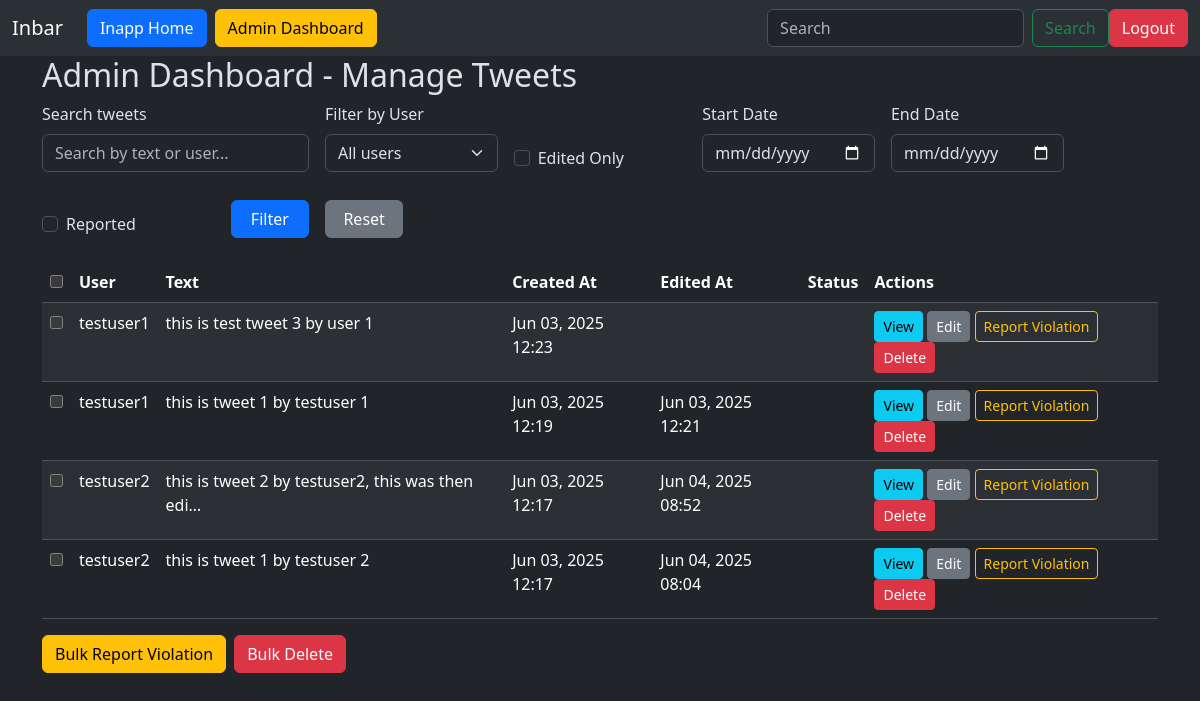
Page /inapp/admin_dashboard/ (signed in) on the committed database.
### inapp/models.py (models this page shows, shortened)
class Tweet(models.Model):
    user=models.ForeignKey(User,on_delete=models.CASCADE)
    text=models.TextField(max_length=240)
    photo=models.ImageField(upload_to='photos/', blank=True, null=True)
    created_at=models.DateTimeField(auto_now_add=True)
    updated_at=models.DateTimeField(auto_now=True)
    edited_at = models.DateTimeField(blank=True, null=True)
    is_flagged = models.BooleanField(default=False)

### inapp/views.py (the view)
# urls.py: path('admin_dashboard/', views.admin_dashboard, name='admin_dashboard'),
@login_required
@staff_member_required
def admin_dashboard(request):
    tweets = Tweet.objects.all().order_by('-created_at')
    query = request.GET.get('q', '').strip()
    user_filter = request.GET.get('user', '').strip()
    edited_only = request.GET.get('edited_only') == 'on'
    flagged_only = request.GET.get('flagged_only') == 'on'
    start_date = request.GET.get('start_date', '').strip()
    end_date = request.GET.get('end_date', '').strip()
    if query:
        tweets = tweets.filter(Q(text__icontains=query) | Q(user__username__icontains=query))
    if user_filter:
        tweets = tweets.filter(user__username__iexact=user_filter)
    if edited_only:
        tweets = tweets.filter(edited_at__isnull=False)
    if flagged_only:
        tweets = tweets.filter(is_flagged=True)
    if start_date:
        tweets = tweets.filter(created_at__date__gte=start_date)
    if end_date:
        tweets = tweets.filter(created_at__date__lte=end_date)
    all_users = User.objects.all().order_by('username')
    context = {
        'tweets': tweets,
        'query': query,
        'user_filter': user_filter,
        'edited_only': edited_only,
        'flagged_only': flagged_only,
        'start_date': start_date,
        'end_date': end_date,
        'all_users': all_users,
    }
    return render(request, 'inapp/admin_dashboard.html', context)

### inapp/templates/inapp/admin_dashboard.html (shortened to what this page needs)
{% extends 'layout.html' %}
{% block content %}
    <h2>Admin Dashboard - Manage Tweets</h2>
    {% include 'inapp/_filters.html' %}
    {% include 'inapp/_tweets_table.html' %}
{% endblock %}

### templates/layout.html (shortened to what this page needs)
{% load static %}
<!doctype html>
<html lang="en" data-bs-theme="dark">
<head>
    <link href="https://cdn.jsdelivr.net/npm/bootstrap@5.3.6/dist/css/bootstrap.min.css" rel="stylesheet">
</head>
<nav class="navbar navbar-expand-lg bg-body-tertiary">
  <div class="container-fluid">
    <a class="navbar-brand" href="#">Inbar</a>
    <div class="collapse navbar-collapse" id="navbarSupportedContent">
      <ul class="navbar-nav me-auto mb-2 mb-lg-0">
          <form action=""><a href="{% url 'tweet_list' %}" class="btn btn-primary mx-2">Inapp Home</a></form>
        <li class="nav-item" >
           {% if user.is_staff %}
              <a class="btn btn-warning" href="{% url 'admin_dashboard' %}">Admin Dashboard</a>
              {% endif %}
        </li>
      </ul>
      <form class="d-flex" role="search" method="get" action="{% url 'tweet_search' %}">
        <input class="form-control me-2" type="search" name="q" placeholder="Search" aria-label="Search"/>
        <button class="btn btn-outline-success" type="submit">Search</button>
      </form>
        {% if user.is_authenticated %}
            <form method="post" action="{% url 'logout' %}">
            <button class="btn btn-danger" type="submit">Logout</button>
            </form>
            {% else %}
            <a href="{% url 'register' %}" class="btn btn-primary mx-2">Register</a>
            <a href="{% url 'login' %}" class="btn btn-primary mx-2">Login</a>
         {% endif %}
    </div>
  </div>
</nav>
    <div class="container">
        {% block content %}
        {% endblock %}
    </div>
</body>
</html>

### inapp/templates/inapp/_filters.html (shortened to what this page needs)
<form method="get" class="row g-3 mb-4 align-items-end">
    <div class="col-md-3">
        <label for="search" class="form-label">Search tweets</label>
        <input type="text" name="q" id="search" value="{{ query }}" class="form-control" placeholder="Search by text or user...">
    </div>
    <div class="col-md-2">
        <label for="user" class="form-label">Filter by User</label>
        <select name="user" id="user" class="form-select">
            <option value="">All users</option>
        </select>
    </div>
    <div class="col-md-2">
        <div class="form-check mt-4">
            <input type="checkbox" name="edited_only" id="edited_only" class="form-check-input" {% if edited_only %}checked{% endif %}>
            <label class="form-check-label" for="edited_only">Edited Only</label>
        </div>
    </div>
    <div class="col-md-2">
        <label class="form-label">Start Date</label>
        <input type="date" name="start_date" value="{{ start_date }}" class="form-control">
    </div>
    <div class="col-md-2">
        <label class="form-label">End Date</label>
        <input type="date" name="end_date" value="{{ end_date }}" class="form-control">
    </div>
    <div class="col-md-2">
        <div class="form-check mt-4">
            <input type="checkbox" name="flagged_only" id="flagged_only" class="form-check-input" {% if flagged_only %}checked{% endif %}>
            <label class="form-check-label" for="flagged_only">Reported</label>
        </div>
    </div>
    <div class="col-md-1">
        <button type="submit" class="btn btn-primary w-100">Filter</button>
    </div>
    <div class="col-md-1">
        <a href="{% url 'admin_dashboard' %}" class="btn btn-secondary w-100">Reset</a>
    </div>
</form>

### inapp/templates/inapp/_tweets_table.html (shortened to what this page needs)
<form method="post" action="{% url 'tweet_bulk_action' %}">
    <table class="table table-striped">
        <thead>
            <tr>
                <th><input type="checkbox" id="select-all"></th>
                <th>User</th>
                <th>Text</th>
                <th>Created At</th>
                <th>Edited At</th>
                <th>Status</th>
                <th>Actions</th>
            </tr>
        </thead>
        <tbody>
            {% for tweet in tweets %}
                <tr>
                    <td>
                        <input type="checkbox" name="tweet_id" value="{{ tweet.id }}">
                    </td>
                    <td>{{ tweet.user.username }}</td>
                    <td>{{ tweet.text|truncatechars:50 }}</td>
                    <td>{{ tweet.created_at|date:"M d, Y H:i" }}</td>
                    <td>{% if tweet.edited_at %}{{ tweet.edited_at|date:"M d, Y H:i" }}{% endif %}</td>
                    <td>
                    </td>
                    <td>
                        <a href="{% url 'tweet_detail_admin' tweet.id %}" class="btn btn-sm btn-info">View</a>
                        <a href="{% url 'tweet_edit_admin' tweet.id %}" class="btn btn-sm btn-secondary">Edit</a>
                        <a href="{% url 'tweet_toggle_flag' tweet.id %}" class="btn btn-sm btn-outline-warning">
                            {% if tweet.is_flagged %}Unreport{% else %}Report Violation{% endif %}
                        </a>
                        <form method="post" action="{% url 'tweet_delete_admin' tweet.id %}" style="display:inline;">
                            <button type="submit" class="btn btn-sm btn-danger"
                                onclick="return confirm('Are you sure you want to delete this tweet?');">
                                Delete
                            </button>
                        </form>
                    </td>
                </tr>
            {% empty %}
                <tr><td colspan="7">No tweets found.</td></tr>
            {% endfor %}
        </tbody>
    </table>
    <div class="d-flex gap-2">
        <button type="submit" name="action" value="flag" class="btn btn-warning">Bulk Report Violation</button>
        <button type="submit" name="action" value="delete" class="btn btn-danger"
            onclick="return confirm('Are you sure you want to delete selected tweets?');">
            Bulk Delete
        </button>
    </div>
</form>

### rows in the picture
Tweet: user.username "testuser1", text "this is test tweet 3 by user 1", created_at "Jun 03, 2025 12:23", is_flagged "Report Violation"
Tweet: user.username "testuser1", text "this is tweet 1 by testuser 1", created_at "Jun 03, 2025 12:19", edited_at "Jun 03, 2025 12:21", is_flagged "Report Violation"
Tweet: user.username "testuser2", text "this is tweet 2 by testuser2, this was then edi…", created_at "Jun 03, 2025 12:17", edited_at "Jun 04, 2025 08:52", is_flagged "Report Violation"
Tweet: user.username "testuser2", text "this is tweet 1 by testuser 2", created_at "Jun 03, 2025 12:17", edited_at "Jun 04, 2025 08:04", is_flagged "Report Violation"
